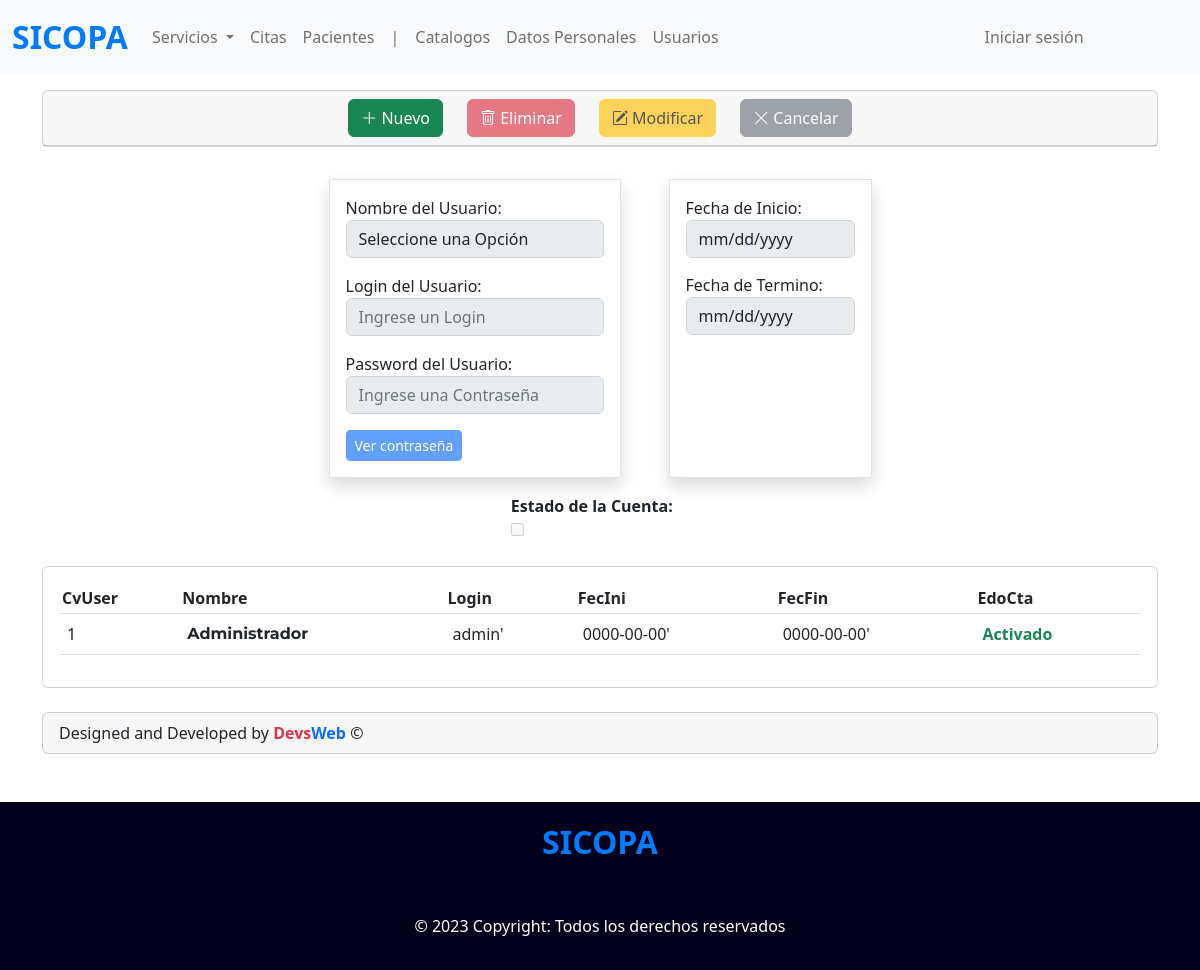
The page /usuarios on the database its author committed.
### tables this page shows
CREATE TABLE Users (
	CvUser    INT          NOT NULL PRIMARY KEY AUTO_INCREMENT,
	CvPerson  INT  		   NOT NULL,
	Login 	  VARCHAR(30)  NOT NULL,
	Password  VARCHAR(100) NOT NULL,
	FecIni    DATE         NOT NULL,
	FecFin    DATE         NOT NULL,
	EdoCta    BOOLEAN      NOT NULL, 
    
    FOREIGN KEY (CvPerson) REFERENCES mPersona(CvPerson)
);

### index.php (called while the page is built, shortened)
<?php
require_once 'controllers/usuarios.controller.php';
require_once 'models/usuarios.model.php';
include 'views/templates/layout.php';

### models/connection.php (called while the page is built)
<?php
class Conexion {
    static public function conectar() {
        $link = new PDO('mysql:host=localhost;dbname=sicopa', 'root', '');
        $link -> exec('set names utf8');
        return $link;
    }
}

### models/usuarios.model.php (called while the page is built, shortened)
<?php
require_once 'connection.php';
class ModelUsuarios {
    public static function getUsers() {
        $stmt = Conexion::conectar()->prepare("SELECT * FROM Users ORDER BY CvUser ASC");
        $stmt -> execute();
        return $stmt -> fetchAll();
    }
}

### controllers/usuarios.controller.php (called while the page is built, shortened)
<?php
class ControllerUsuarios {
    public static function getUsers() {
        $Users = ModelUsuarios::getUsers();
        foreach ($Users as $key => $User) {
            if ($User['CvUser'] == 1) {
                $Users[$key]['CvPerson'] = 'Administrador';
                $Users[$key][1] = 'Administrador';
            } else {
                $NombreCompleto = ModelUsuarios::getPerson($User[1]);
                $Users[$key]['CvPerson'] = $NombreCompleto[0] . ' ' . $NombreCompleto[1] . ' ' . $NombreCompleto[2];
                $Users[$key][1] = $NombreCompleto[0] . ' ' . $NombreCompleto[1] . ' ' . $NombreCompleto[2];
            }
        }
        return $Users;
    }
}

### views/modules/usuarios.php (the view, shortened to what this page needs)
<section class="container">
    <div class="mt-3 card">
        <div class="card-header d-flex justify-content-center gap-4">
            <button type="button" class="btn btn-success" id="nuevo"><i class="bi bi-plus-lg"></i> Nuevo</button>
            <button type="button" class="btn btn-danger" id="eliminar"><i class="bi bi-trash"></i> Eliminar</button>
            <button type="button" class="btn btn-warning" id="modificar" data-bs-toggle="modal" data-bs-target="#edit_data"><i class="bi bi-pencil-square"></i> Modificar</button>
            <button type="button" class="btn btn-secondary" id="cancelar"><i class="bi bi-x-lg"></i> Cancelar</button>
        </div>
    </div>
    <div class="card-body mt-4">
        <div class="d-flex justify-content-center gap-5">
            <div class="border mt-2 shadow p-3">
                <div>
                    <label style="margin-right: 34px;">Nombre del Usuario:</label>
                    <select name="nameUser" id="nameUser" class="form-control">
                        <option value="0" class="default">Seleccione una Opción</option>
                    </select>
                </div>
                <div class="mt-3">
                    <label style="margin-right: 53px;">Login del Usuario:</label>
                    <div>
                        <input type="text" id="Login" placeholder="Ingrese un Login" class="form-control">
                    </div>
                </div>
                <div class="mt-3">
                    <label>Password del Usuario:</label>
                    <div>
                        <input type="password" id="Password" placeholder="Ingrese una Contraseña" class="form-control" style="width: 100% !important;">
                    </div>
                    <button id="eye" class="btn btn-primary btn-sm mt-3">
                        Ver contraseña
                    </button>
                </div>
            </div>
            <div class="mt-2 border shadow p-3">
                <div class="select-tip-perso v-er" style="margin-bottom: 15px;">
                    <div class="form-inline">
                        <label style="margin-right: 40px;">Fecha de Inicio:</label>
                        <input id="FecIni" type="date" class="form-control" onkeydown="return false">
                    </div>
                </div>
                <div class="select-tip-perso v-er" style="margin-bottom: 20px;">
                    <div class="form-inline">
                        <label>Fecha de Termino:</label>
                        <input type="date" id="FecFin" class="form-control" onkeydown="return false">
                    </div>
                </div>
            </div>
        </div>
        <div class="mt-3 mb-2" style="margin: 0 auto; width: 16%;">
            <b>Estado de la Cuenta:</b>
            <input type="checkbox" id="EdoCta">
        </div>
    </div>
    <div class="card mt-4">
        <div class="card-body">
            <div class="table-responsive">
                <table class="table table-hover">
                    <thead>
                        <tr>
                            <th class="columna">CvUser</th>
                            <th class="columna">Nombre</th>
                            <th class="columna">Login</th>
                            <th class="columna">FecIni</th>
                            <th class="columna">FecFin</th>
                            <th class="columna">EdoCta</th>
                        </tr>
                    </thead>
                    <tbody id="UsersTable">
                        <?php
                        $users = ControllerUsuarios::getUsers();
                        foreach ($users as $key => $value) {
                            echo "
                                    <tr class='filasTablita' id='{$value['CvUser']}' onclick='selectRow(this.id);'>
                                        <td>{$value['CvUser']}</td>
                                        <td id='NombreUser'>{$value['CvPerson']}</td>
                                        <td>{$value['Login']}'</td>
                                        <td>{$value['FecIni']}'</td>
                                        <td>{$value['FecFin']}'</td>";
                            echo
                            $value['EdoCta'] == 1 ?
                                '<td><b class="text-success">Activado</b></td>' :
                                '<td><b class="text-danger">Desactivado</b></td>';
                        }
                        ?>
                    </tbody>
                </table>
            </div>
        </div>
    </div>
    <div class="card card-footer mt-4 rounded">
        <p class="m-0">Designed and Developed by <b class="text-danger">Devs</b><b class="text-primary">Web</b> &copy;</p>
    </div>
</section>

### views/css/mtto.css (style rules this page uses)
.columna { padding: 3px !important; }
#NombreUser { font-weight: bold; font-family: 'Montserrat', sans-serif; }

### rows shown on the page
users: CvUser "1", CvPerson "Administrador", Login "admin", FecIni "0000-00-00", FecFin "0000-00-00", EdoCta "Activado"
